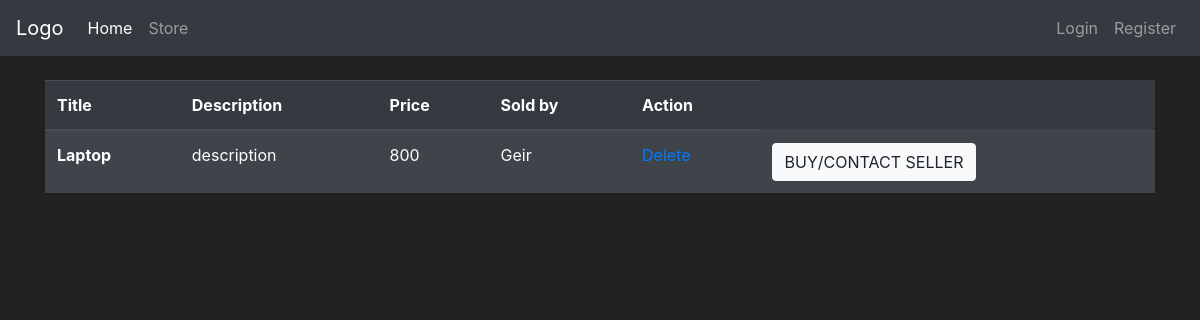
/owned_goods, run on the app's committed database.
### app_flask/models.py (models this page shows, shortened)
class User(db.Model, UserMixin):
    id = db.Column(db.Integer(), primary_key=True)
    username = db.Column(db.String(length=25), nullable=False, unique=True)
    email = db.Column(db.String(length=60), nullable=False, unique=True)
    password_hash = db.Column(db.String(length=60), nullable=False)
    profile_type = db.Column(db.Boolean(), nullable=False, default=False)
    cash = db.Column(db.Integer(), nullable=False, default=2000)
    goods = db.relationship('Goods', backref='goods_owned_by_user', lazy=True)
    store = db.relationship('Store', backref='store_owner', lazy=True)
    @property
    def password(self):
        return self.password

class Goods(db.Model):
    id = db.Column(db.Integer, primary_key=True)
    name = db.Column(db.String(30), unique=True, nullable=False)
    description = db.Column(db.String(70), unique=False, nullable=False)
    price = db.Column(db.Integer, unique=False, nullable=False)
    product_number = db.Column(db.String(length=6), nullable=False, unique=True)
    user_owner = db.Column(db.Integer(), db.ForeignKey('user.id'))
    store_owner = db.Column(db.Integer(), db.ForeignKey('store.id'))

### app_flask/routes.py (the view)
@app.route('/owned_goods', methods=['GET', 'POST'])
def show_owned_goods():
    db_goods = db.session.query(User, Goods).filter(User.id == Goods.user_owner).all()
    return render_template('showGoods.html', db_goods=db_goods)

### app_flask/templates/showGoods.html (shortened to what this page needs)
{% extends 'base.html' %}
{% block content %}
<div class="container">
    <br>
    <table class="table table-dark table-striped">
      <thead>
        <tr>
          <th scope="col">Title</th>
          <th scope="col">Description</th>
          <th scope="col">Price</th>
          <th scope="col">Sold by</th>
          <th scope="col">Action</th>
        </tr>
      </thead>
      <tbody>
      {%for users, goods in db_goods%}
        <tr>
          <th scope="row" class=".table-striped">
                {{ goods.name }}
            <br>
            </th>
          <td class=".table-striped">{{ goods.description}}</td>
          <td class=".table-striped">{{ goods.price}}</td>
          <td class=".table-striped">{{ users.username}}</td>
          <td class=".table-striped"><a href="{{ url_for('delete_goods', id=goods.id)}}">Delete</a></td>
          <td class=".table-striped"><button type="button" class="btn btn-light">BUY/CONTACT SELLER</button></td>
        </tr>
      {% endfor %}
      </tbody>
    </table>
</div>
{% endblock %}

### app_flask/templates/base.html (style rules this page uses)
body { color: white; background-color: #212121; }

### data on the page
User: name "Laptop", description "description", price "800", username "Geir"
